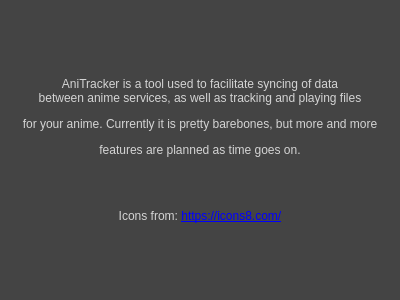
<?xml version="1.0" encoding="UTF-8"?>
<ui version="4.0">
 <class>About</class>
 <widget class="QWidget" name="About">
  <property name="geometry">
   <rect>
    <x>0</x>
    <y>0</y>
    <width>400</width>
    <height>300</height>
   </rect>
  </property>
  <property name="windowTitle">
   <string>About AniTracker</string>
  </property>
  <property name="styleSheet">
   <string notr="true">background-color: rgb(68, 68, 68);
color: rgb(212, 212, 212);</string>
  </property>
  <layout class="QHBoxLayout" name="horizontalLayout">
   <item>
    <widget class="QLabel" name="label">
     <property name="styleSheet">
      <string notr="true"/>
     </property>
     <property name="text">
      <string>&lt;html&gt;&lt;head/&gt;&lt;body&gt;&lt;p&gt;AniTracker is a tool used to facilitate syncing of data&lt;br/&gt;between anime services, as well as tracking and playing files&lt;/p&gt;&lt;p&gt;for your anime. Currently it is pretty barebones, but more and more&lt;/p&gt;&lt;p&gt;features are planned as time goes on.&lt;/p&gt;&lt;p&gt;&lt;br/&gt;&lt;/p&gt;&lt;p&gt;Icons from: &lt;a href=&quot;https://icons8.com/&quot;&gt;&lt;span style=&quot; text-decoration: underline; color:#0000ff;&quot;&gt;https://icons8.com/&lt;/span&gt;&lt;/a&gt;&lt;/p&gt;&lt;/body&gt;&lt;/html&gt;</string>
     </property>
     <property name="alignment">
      <set>Qt::AlignCenter</set>
     </property>
     <property name="textInteractionFlags">
      <set>Qt::TextBrowserInteraction</set>
     </property>
    </widget>
   </item>
  </layout>
 </widget>
 <resources/>
 <connections/>
</ui>
